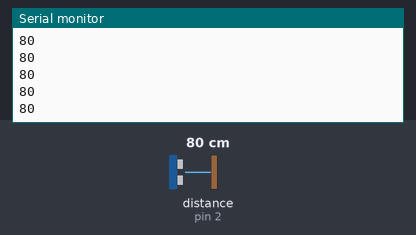
Simulated run of this sketch. Board: Arduino Uno, built with avr-gcc and run on an emulated ATmega328P. On the bench: the last lines printed to the serial monitor. Wiring (inferred from the names in the program): ultrasonic range finder: trigger pin 3; echo pin 2. The inputs (shaded band) are chosen by the test bench; at power-on: distance to the obstacle (sensor on pin 2) 80 cm. The echo pulse lasts 58.3 µs per cm.

Above: at 1.2 s.
1.3 s: distance to the obstacle (sensor on pin 2) set to 2 cm
At 1.48 s:
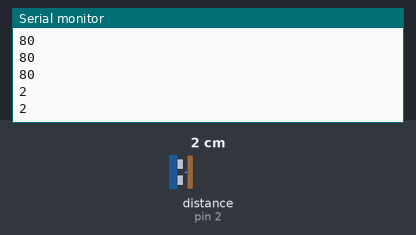
2.8 s: distance to the obstacle (sensor on pin 2) set to 4 cm
At 2.89 s:
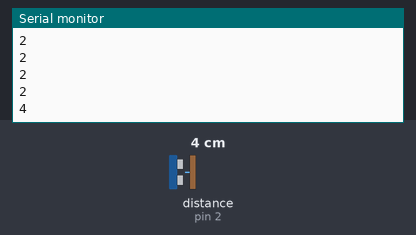
Timing chart, 0 to 5.8 s (numbered marks = the images above; inputs shaded):
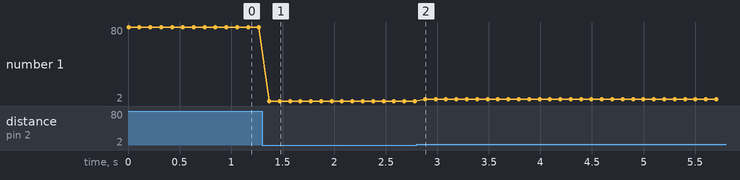

Measured:
- after the input at 1.3 s, the serial monitor: prints a new line after 0.07 s (image 1)
- after the input at 2.8 s, the serial monitor: prints a new line after 0.08 s (image 2)
- plotted number 1: 80 → 2 after the input at 1.3 s, 2 → 4 after the input at 2.8 s

The sketch:

Read_HC_SR04.ino
```cpp
int PIN_ECHO = 2;
int PIN_TRIG = 3;

float time, distance;

void setup() {
  pinMode(PIN_TRIG, OUTPUT);
  pinMode(PIN_ECHO, INPUT);
  Serial.begin(9600);
}

void loop() {
  digitalWrite(PIN_TRIG, LOW);
  delayMicroseconds(5);
  digitalWrite(PIN_TRIG, HIGH);
  delayMicroseconds(10);
  digitalWrite(PIN_TRIG, LOW);

  time = pulseIn(PIN_ECHO, HIGH);
  distance = time * 0.03432 / 2;

  Serial.println(distance, 0);
  delay(100);
}
```
